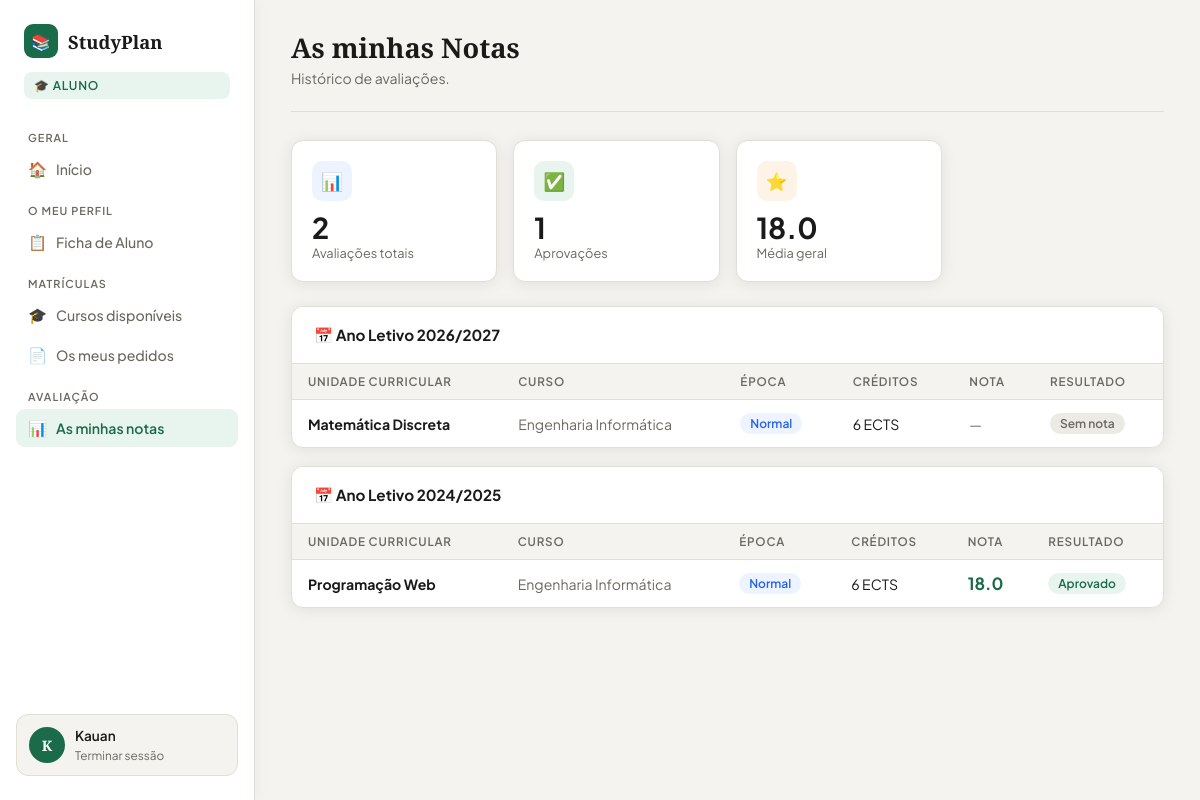
/aluno/notas.php (signed in), run on the app's committed database.
### tables this page shows
CREATE TABLE `notas` (
  `id` int(11) NOT NULL,
  `pauta_id` int(11) NOT NULL,
  `utilizador_id` int(11) NOT NULL,
  `nota` decimal(4,1) DEFAULT NULL,
  `observacoes` varchar(255) DEFAULT NULL,
  `editado_por` int(11) DEFAULT NULL,
  `editado_em` timestamp NOT NULL DEFAULT current_timestamp() ON UPDATE current_timestamp()
);

CREATE TABLE `ucs` (
  `id` int(11) NOT NULL,
  `nome` varchar(150) NOT NULL,
  `descricao` text DEFAULT NULL,
  `creditos` int(11) DEFAULT 6,
  `horas_semana` int(11) DEFAULT 4,
  `criado_em` timestamp NOT NULL DEFAULT current_timestamp()
);

CREATE TABLE `cursos` (
  `id` int(11) NOT NULL,
  `nome` varchar(150) NOT NULL,
  `descricao` text DEFAULT NULL,
  `duracao_anos` int(11) DEFAULT 3,
  `ativo` tinyint(1) DEFAULT 1,
  `criado_por` int(11) DEFAULT NULL,
  `criado_em` timestamp NOT NULL DEFAULT current_timestamp()
);

CREATE TABLE `pautas` (
  `id` int(11) NOT NULL,
  `uc_id` int(11) NOT NULL,
  `curso_id` int(11) NOT NULL,
  `ano_letivo` varchar(9) NOT NULL,
  `epoca` enum('Normal','Recurso','Especial') NOT NULL,
  `criado_por` int(11) DEFAULT NULL,
  `criado_em` timestamp NOT NULL DEFAULT current_timestamp()
);

### aluno/notas.php (the view, shortened to what this page needs)
<?php
$db  = getDB();
$uid = $_SESSION['user_id'];
$notas = $db->prepare("
    SELECT n.*,u.nome as uc,u.creditos,p.epoca,p.ano_letivo,c.nome as curso
    FROM notas n
    JOIN pautas p ON n.pauta_id=p.id
    JOIN ucs u ON p.uc_id=u.id
    JOIN cursos c ON p.curso_id=c.id
    WHERE n.utilizador_id=?
    ORDER BY p.ano_letivo DESC, u.nome
");
$notas->execute([$uid]);
$notas = $notas->fetchAll();
$por_ano = [];
foreach ($notas as $n) $por_ano[$n['ano_letivo']][] = $n;
$media = count($notas) ? array_sum(array_column(array_filter($notas,fn($n)=>$n['nota']!==null),'nota')) / max(1,count(array_filter($notas,fn($n)=>$n['nota']!==null))) : 0;
$aprovadas = count(array_filter($notas, fn($n)=>$n['nota']!==null && $n['nota']>=10));
?>
<!DOCTYPE html>
<html lang="pt-PT">
<head>
    <link rel="stylesheet" href="../assets/css/style.css">
</head>
<body>
<div class="layout">
    <?php include 'sidebar.php'; ?>
    <main class="main">
        <div class="topbar"><div><h1>As minhas Notas</h1><p>Histórico de avaliações.</p></div></div>
        <div class="stats-row" style="margin-bottom:24px;">
            <div class="stat-card"><div class="stat-top"><div class="stat-icon blue">📊</div></div><h3><?= count($notas) ?></h3><p>Avaliações totais</p></div>
            <div class="stat-card"><div class="stat-top"><div class="stat-icon green">✅</div></div><h3><?= $aprovadas ?></h3><p>Aprovações</p></div>
            <div class="stat-card"><div class="stat-top"><div class="stat-icon amber">⭐</div></div><h3><?= $media>0?number_format($media,1):'—' ?></h3><p>Média geral</p></div>
        </div>
        <?php if ($por_ano): ?>
            <?php foreach ($por_ano as $ano => $lista): ?>
            <div class="card" style="margin-bottom:18px;">
                <div class="card-header"><h3>📅 Ano Letivo <?= $ano ?></h3></div>
                <table>
                    <thead><tr><th>Unidade Curricular</th><th>Curso</th><th>Época</th><th>Créditos</th><th>Nota</th><th>Resultado</th></tr></thead>
                    <tbody>
                    <?php foreach ($lista as $n): ?>
                    <tr>
                        <td><strong><?= htmlspecialchars($n['uc']) ?></strong></td>
                        <td style="color:var(--muted)"><?= htmlspecialchars($n['curso']) ?></td>
                        <td><span class="badge estado-<?= $n['epoca'] ?>"><?= $n['epoca'] ?></span></td>
                        <td><?= $n['creditos'] ?> ECTS</td>
                        <td>
                            <?php if ($n['nota']!==null): ?>
                                <strong style="font-size:1.05rem;color:<?= $n['nota']>=10?'var(--success)':'var(--danger)' ?>"><?= number_format($n['nota'],1) ?></strong>
                            <?php else: ?>
                                <span style="color:var(--muted)">—</span>
                            <?php endif; ?>
                        </td>
                        <td>
                            <?php if ($n['nota']===null): ?>
                                <span class="badge badge-stone">Sem nota</span>
                            <?php elseif ($n['nota']>=10): ?>
                                <span class="badge badge-green">Aprovado</span>
                            <?php else: ?>
                                <span class="badge badge-red">Reprovado</span>
                            <?php endif; ?>
                        </td>
                    </tr>
                    <?php endforeach; ?>
                    </tbody>
                </table>
            </div>
            <?php endforeach; ?>
        <?php else: ?>
            <div class="empty-state"><div class="empty-icon">📊</div><p>Nenhuma nota disponível ainda.</p></div>
        <?php endif; ?>
    </main>
</div>
</body>
</html>

### assets/css/style.css (style rules this page uses)
:root { --bg: #F4F3EF; --bg2: #ECEAE4; --white: #FFFFFF; --card: #FFFFFF; --border: #E2DED6; --accent: #1A6B4A; --accent2: #2E9E6E; --accent3: #E8F5EF; --text: #1A1A1A; --muted: #6B6860; --danger: #C0392B; --danger-bg: #FDECEA; --warning: #D4761A; --warning-bg: #FEF3E7; --success: #1A6B4A; --success-bg: #E8F5EF; --radius: 12px; --shadow: 0 2px 16px rgba(0,0,0,0.08); --shadow-lg: 0 8px 32px rgba(0,0,0,0.12); }
* { margin: 0; padding: 0; box-sizing: border-box; }
body { font-family: 'Plus Jakarta Sans', sans-serif; background: var(--bg); color: var(--text); min-height: 100vh; font-size: 0.95rem; }
h1, h2, h3 { font-family: 'Playfair Display', serif; }
.layout { display: flex; min-height: 100vh; }
.main { margin-left: 255px; flex: 1; padding: 32px 36px; min-height: 100vh; }
.topbar { display: flex; justify-content: space-between; align-items: flex-start; margin-bottom: 28px; padding-bottom: 24px; border-bottom: 1px solid var(--border); }
.topbar h1 { font-size: 1.7rem; line-height: 1.2; }
.topbar p { color: var(--muted); font-size: 0.88rem; margin-top: 4px; }
.stats-row { display: grid; grid-template-columns: repeat(auto-fill, minmax(200px, 1fr)); gap: 16px; margin-bottom: 28px; }
.stat-card { background: var(--white); border: 1px solid var(--border); border-radius: var(--radius); padding: 20px; box-shadow: var(--shadow); transition: transform 0.2s, box-shadow 0.2s; }
.stat-top { display: flex; justify-content: space-between; align-items: flex-start; margin-bottom: 12px; }
.stat-icon { width: 40px; height: 40px; border-radius: 10px; display: flex; align-items: center; justify-content: center; font-size: 1.1rem; }
.stat-icon.green { background: var(--accent3); }
.stat-icon.amber { background: var(--warning-bg); }
.stat-icon.blue { background: #EEF4FF; }
.stat-card h3 { font-family: 'Plus Jakarta Sans', sans-serif; font-size: 1.8rem; font-weight: 700; line-height: 1; }
.stat-card p { color: var(--muted); font-size: 0.8rem; margin-top: 4px; }
.card { background: var(--white); border: 1px solid var(--border); border-radius: var(--radius); overflow: hidden; box-shadow: var(--shadow); margin-bottom: 22px; }
.card-header { display: flex; justify-content: space-between; align-items: center; padding: 18px 22px; border-bottom: 1px solid var(--border); background: var(--white); }
.card-header h3 { font-family: 'Plus Jakarta Sans', sans-serif; font-size: 0.95rem; font-weight: 700; }
table { width: 100%; border-collapse: collapse; }
th { text-align: left; padding: 10px 16px; font-size: 0.73rem; color: var(--muted); text-transform: uppercase; letter-spacing: 0.8px; font-weight: 600; background: var(--bg); border-bottom: 1px solid var(--border); }
td { padding: 13px 16px; font-size: 0.88rem; border-bottom: 1px solid var(--bg2); vertical-align: middle; }
tr:last-child td { border-bottom: none; }
.badge { display: inline-flex; align-items: center; gap: 4px; padding: 3px 10px; border-radius: 50px; font-size: 0.75rem; font-weight: 600; }
.badge-green { background: var(--success-bg); color: var(--success); }
.badge-stone { background: var(--bg2); color: var(--muted); }
.estado-Normal { background: #EEF4FF; color: #2563EB; }

### data on the page
notas: ucs.nome "Matemática Discreta", cursos.nome "Engenharia Informática", pauta.epoca "Normal", ucs.creditos "6", shows "Sem nota"
notas: ucs.nome "Programação Web", cursos.nome "Engenharia Informática", pauta.epoca "Normal", ucs.creditos "6", nota "18.0", shows "Aprovado"

### other printed values
$ini "K"
$_SESSION['user_nome'] "Kauan"
count($notas) "2"
$aprovadas "1"
$media "18.0"
$ano "2026/2027"
$ano "2024/2025"
